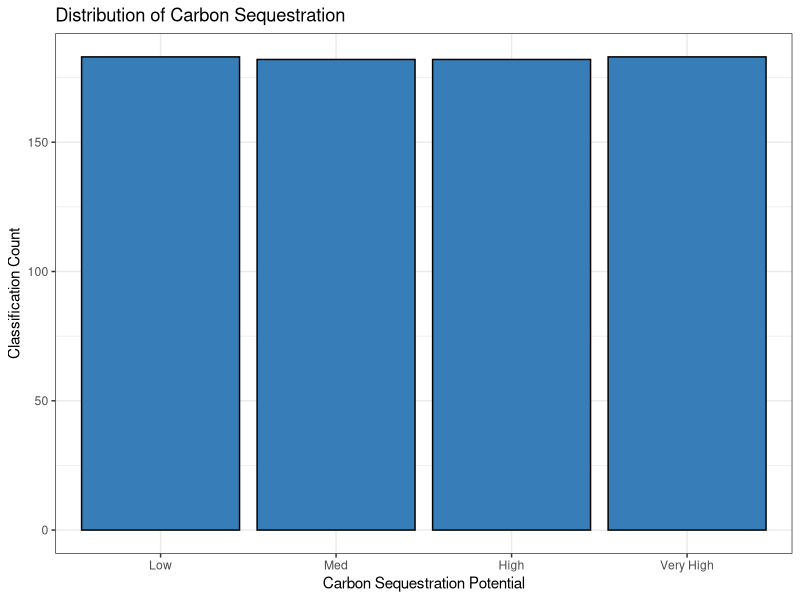
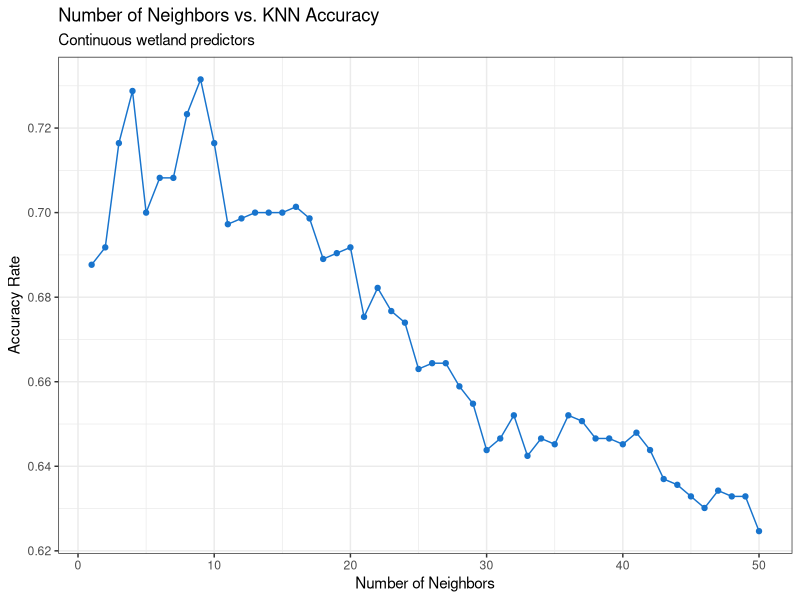
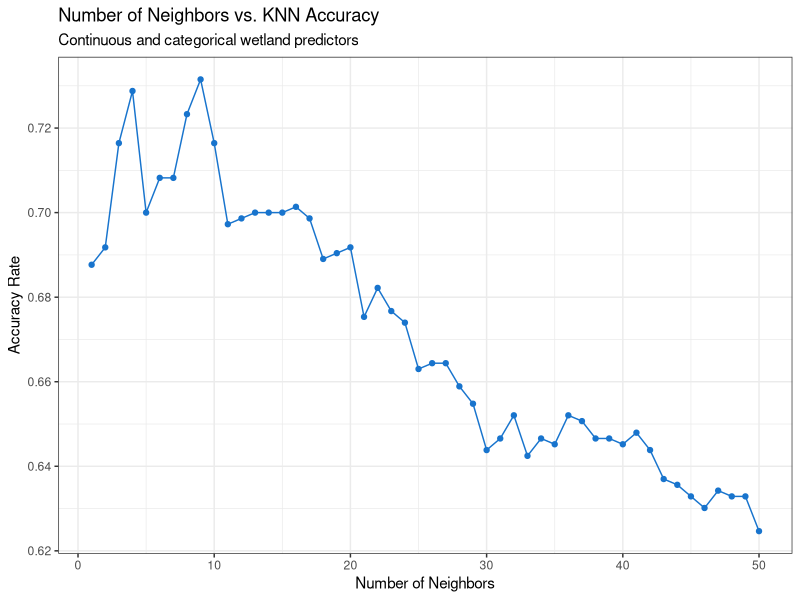
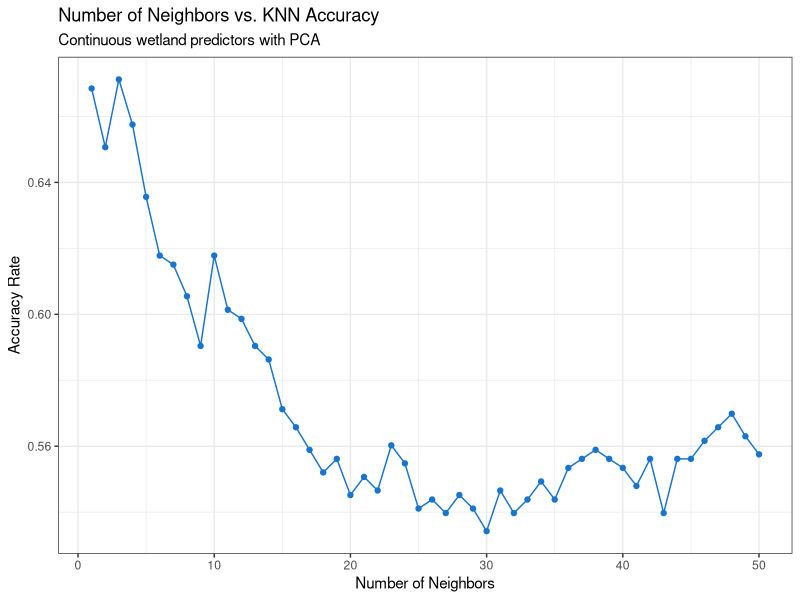
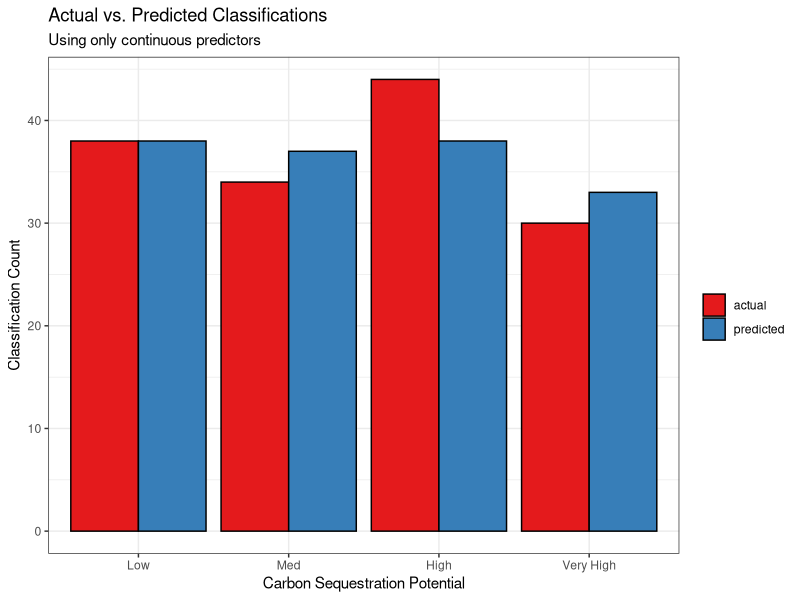
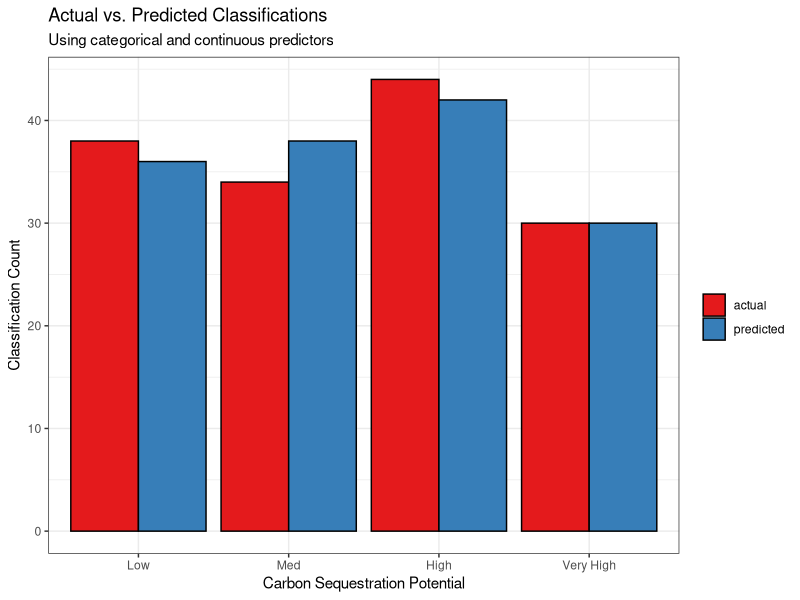
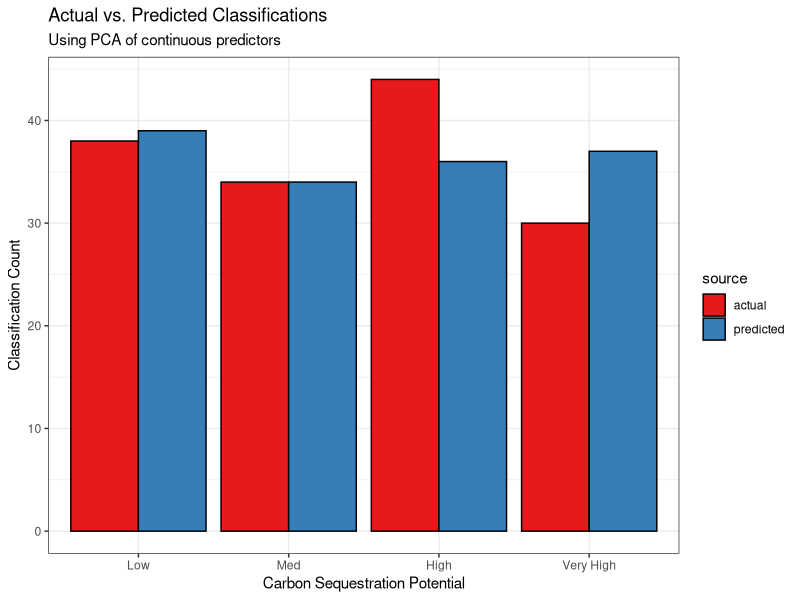
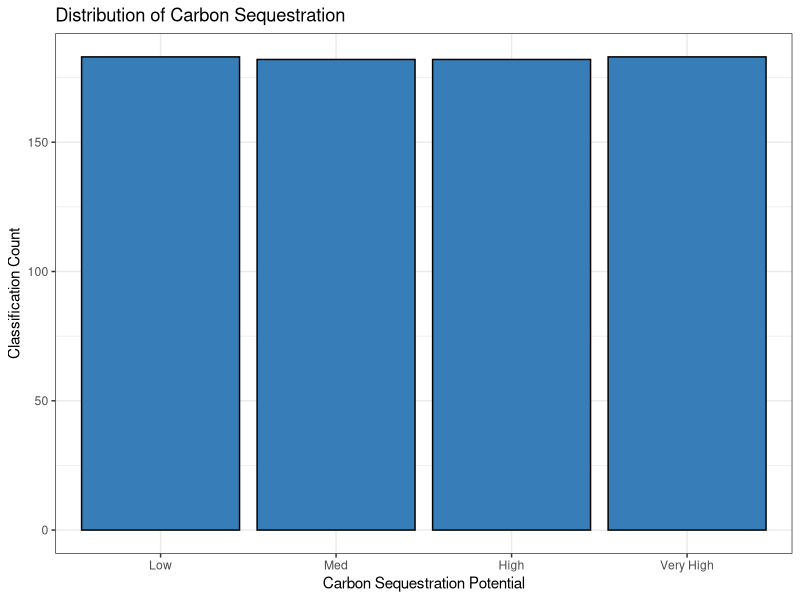

R code for these plots, in order:
# Preamble ----
# This program uses environmental parameters to predict the potential of 
# wetland environments in the Pacific Northwest as carbon sinks using KNN
# classification.
#
# Author: Pat McCornack
# Date: 12/12/2022
#
# Data sourced from:
# Boone Kauffman, J., et al. Dataset: Carbon Stocks in 
# Seagrass Meadows, Emergent Marshes, and Forested Tidal Swamps of the Pacific
# Northwest. 2, Smithsonian Environmental Research Center, 11 Aug. 2020,
# doi:10.25573/serc.12640172.v2. 
# ----

# Load in Libraries
library(tidyverse)
library(dplyr)
library(zoo)
library(ggplot2)
library(class)
library(lattice)
library(caret)

## User Defined Functions ----
# min.max.norm used to normalize data using min-max normalization
min.max.norm <- function(x) {
  y <- (x - min(x)) / (max(x) - min(x))   
  return(y)
}

## Data Pre-Processing ---- 
# Shape the data into a dataframe that will be used to create classifications

# Read in data
setwd('./data/')
depth.series <- read_csv("kauffman_et_al_2020_depthseries.csv", show_col_types = F)
cores <- read_csv("kauffman_et_al_2020_cores.csv", show_col_types = F)

# Subset each dataframe to relevant variables
depth.series <- select(depth.series, -'depth_min', -'depth_max',
                       -'depth_interval_notes', -'representative_depth_max')
cores <- select(cores, 3, 9, 13, 16, 19:20)


# Remove observations with NAs from core dataframe
cores <- mutate(cores, core_elevation = na.approx(core_elevation))  # Interpolate where possible
cores <- na.omit(cores)  # Remove the rest


# Merge datasets and create factor variables
df <- merge(cores, depth.series, by = 'core_id')
df$vegetation_class <- as.factor(df$vegetation_class)
df$salinity_class <- as.factor(df$salinity_class)

## Create classes out of fraction_carbon - this will be response
fc.summary <- summary(df$fraction_carbon)
df$carbon_class <- cut(df$fraction_carbon,
                       breaks = c(0, fc.summary[2], fc.summary[3], fc.summary[5], 1),
                       labels = c('Low', 'Med', 'High', 'Very High'))

# Normalize the data using min-max normalization
df <- df %>% mutate_at(min.max.norm,
                       .vars = vars(core_elevation, porewater_salinity, pH,
                                    dry_bulk_density, representative_depth_min))


## Plot the class distribution

ggplot(data = df, aes(x = carbon_class)) +
  geom_bar(color = "black", fill = "#377eb8") +
  labs(title = "Distribution of Carbon Sequestration ",
       x = 'Carbon Sequestration Potential',
       y = 'Classification Count') +
  theme_bw() 

ggsave('./plots/true_class_distribution.jpg',  width = 4.5, height = 3.00)

## CV of multiple models ----
# The number of neighbors is chosen using cross-validation

knn.labels <- select(df, carbon_class)

# Continous variables only:
knn.cont <- select(df, c(core_elevation, porewater_salinity, pH,
                         dry_bulk_density, representative_depth_min))

# With categorical variables as dummies
knn.d.predictors <- select(df, c(-core_id, -study_id, -site_id, -carbon_class, -fraction_carbon))

# Encode the dummy variables
dummies <- dummyVars(~., data=knn.d.predictors)
knn.d.predictors <- data.frame(predict(dummies, knn.d.predictors))


# Cross-validation
k.fold <- 5  # Number of folds
k.neighbor <- c(1:50)
ncv <- ceiling(nrow(knn.cont) / k.fold)  # Number of observations per fold
cv.ind <- rep(1:k.fold, ncv)  # Used to assign observations to folds
set.seed(1234)
cv.ind.rand <- sample(cv.ind, nrow(knn.cont)) # Randomize the folds

cv.accuracy <- c() # Tracks results of each round of cross-validation
k.accuracy <- c() # Tracks results of KNN with each # neighbors 

cv.d.accuracy <- c() # Cross-validation with dummy variables
k.d.accuracy <- c() # Number neighbors with dummy variables

# CV Loop
for(i in k.neighbor){  # For each number of neighbors 
  for(j in 1:k.fold){  # For each fold
    set.seed(1234)
    # Continuous model
    knn.train.pred <- knn.cont[cv.ind.rand != j, ]  # Training dataset
    knn.test.pred <- knn.cont[cv.ind.rand == j, ]  # Testing dataset
    
    # With categorical model
    knn.d.train.pred <- knn.d.predictors[cv.ind.rand != j, ]  # Training dataset
    knn.d.test.pred <- knn.d.predictors[cv.ind.rand == j, ]  # Testing dataset
   
    knn.train.lab <- knn.labels[cv.ind.rand != j, ]
    knn.test.lab <- knn.labels[cv.ind.rand == j, ]
    
    # Continuous KNN model
    label.pred <- knn(knn.train.pred, knn.test.pred, knn.train.lab, k = i) 
    
    # Categorical KNN model
    label.d.pred <- knn(knn.d.train.pred, knn.d.test.pred, knn.train.lab, k = i)
    
    # Number correct over total number observations
    accuracy <- (sum(diag(table(knn.test.lab, label.pred)))) / length(knn.test.lab)
    accuracy.d <- (sum(diag(table(knn.test.lab, label.d.pred)))) / length(knn.test.lab)
    cv.accuracy[j] <- accuracy
    cv.d.accuracy[j] <- accuracy.d
  }
  k.accuracy[i] <- mean(cv.accuracy) 
  k.d.accuracy[i] <- mean(cv.d.accuracy)
}

# Gather results
results <- data.frame(rbind(max(k.accuracy), which.max(k.accuracy)), row.names = c('max.accuracy','max.neighbors'))
colnames(results)[1] <- 'KNN.continuous'
results$KNN.all <- c(max(k.d.accuracy), which.max(k.d.accuracy))

# Label results using optimal model
label.pred <- knn(knn.train.pred, knn.test.pred, knn.train.lab, k = which.max(k.accuracy)) 
knn.cont.labels <- data.frame(actual = knn.test.lab, predicted = label.pred)
knn.cont.labels <- pivot_longer(knn.cont.labels, cols = c('actual', 'predicted'), names_to = 'source', values_to = 'class')


label.d.pred <- knn(knn.d.train.pred, knn.d.test.pred, knn.train.lab, k = which.max(k.d.accuracy))
knn.all.labels <- data.frame(actual = knn.test.lab, predicted = label.d.pred)
knn.all.labels <- pivot_longer(knn.all.labels, cols = c('actual', 'predicted'), names_to = 'source', values_to = 'class')

error <- data.frame(k.neighbor, k.accuracy)
ggplot(data = error, aes(x=k.neighbor, y = k.accuracy)) +
  geom_point(color = 'dodgerblue3') +
  geom_line(color = 'dodgerblue3') + 
  labs(title = 'Number of Neighbors vs. KNN Accuracy',
       subtitle = 'Continuous wetland predictors',
       x = 'Number of Neighbors',
       y = 'Accuracy Rate') +
  theme_bw()
ggsave('./plots/num_neighbors/continous_KNN.jpg', width = 4.5, height = 3.00)

error.d <- data.frame(k.neighbor, k.d.accuracy)
ggplot(data = error.d, aes(x=k.neighbor, y = k.accuracy)) +
  geom_point(color = 'dodgerblue3') +
  geom_line(color = 'dodgerblue3') + 
  labs(title = 'Number of Neighbors vs. KNN Accuracy',
       subtitle = 'Continuous and categorical wetland predictors',
       x = 'Number of Neighbors',
       y = 'Accuracy Rate') +
  theme_bw()
ggsave('./plots/num_neighbors/all_KNN.jpg', width = 4.5, height = 3.00)

## CV of continuous data with PCA ----
# The number of neighbors is chosen using cross-validation

knn.labels <- select(df, carbon_class)

# Perform PCA on the training data
# Over 95% of variance is explained by first 3 PCs 
knn.cont <- select(df, c(core_elevation, porewater_salinity, pH,
                         dry_bulk_density, representative_depth_min))
knn.cont <- prcomp(knn.cont, center = FALSE, scale = FALSE)
summary(knn.cont)
knn.cont <- knn.cont$x[,1:3]

# Cross-validation
k.fold <- 5  # Number of folds
k.neighbor <- c(1:50)
ncv <- ceiling(nrow(knn.cont) / k.fold)  # Number of observations per fold
cv.ind <- rep(1:k.fold, ncv)  # Used to assign observations to folds
set.seed(1234)
cv.ind.rand <- sample(cv.ind, nrow(knn.cont)) # Randomize the folds

cv.accuracy <- c() # Tracks results of each round of cross-validation
k.accuracy <- c() # Tracks results of KNN with each # neighbors 

# CV Loop
for(i in k.neighbor){  # For each number of neighbors 
  for(j in 1:k.fold){  # For each fold
    set.seed(1234)
    # Continuous model
    knn.train.pred <- knn.cont[cv.ind.rand != j, ]  # Training dataset
    knn.test.pred <- knn.cont[cv.ind.rand == j, ]  # Testing dataset
    
    knn.train.lab <- knn.labels[cv.ind.rand != j, ]
    knn.test.lab <- knn.labels[cv.ind.rand == j, ]
    
    # Continuous KNN model
    label.pred <- knn(knn.train.pred, knn.test.pred, knn.train.lab, k = i) 

    # Number correct over total number observations
    accuracy <- (sum(diag(table(knn.test.lab, label.pred)))) / length(knn.test.lab)
    cv.accuracy[j] <- accuracy

  }
  k.accuracy[i] <- mean(cv.accuracy) 
}

error.pca <- data.frame(k.neighbor, k.accuracy)
ggplot(data = error.pca, aes(x=k.neighbor, y = k.accuracy)) +
  geom_point(color = 'dodgerblue3') +
  geom_line(color = 'dodgerblue3') + 
  labs(title = 'Number of Neighbors vs. KNN Accuracy',
       subtitle = 'Continuous wetland predictors with PCA',
       x = 'Number of Neighbors',
       y = 'Accuracy Rate') +
  theme_bw()
ggsave('./plots/num_neighbors/pca_KNN.jpg', width = 4.5, height = 3.00)

# Gather Results
results$KNN.PCA.cont <- c(max(k.accuracy), which.max(k.accuracy))

label.pred <- knn(knn.train.pred, knn.test.pred, knn.train.lab, k = which.max(k.accuracy)) 
knn.pca.labels <- data.frame(actual = knn.test.lab, predicted = label.pred)
knn.pca.labels <- pivot_longer(knn.pca.labels, cols = c('actual', 'predicted'), names_to = 'source', values_to = 'class')


## Visually analyze all results ----
ggplot(data = knn.cont.labels, aes(x = class, fill = source)) +
  geom_bar(position = 'dodge', color = "black") +
  scale_fill_brewer(palette = 'Set1') +
  labs(title = "Actual vs. Predicted Classifications",
       subtitle = "Using only continuous predictors",
       x = 'Carbon Sequestration Potential',
       y = 'Classification Count') +
  theme_bw() +
  guides(fill=guide_legend(""))
ggsave('./plots/predictions/continous_predictions.jpg', width = 4.5, height = 3.00)

ggplot(data = knn.all.labels, aes(x = class, fill = source)) +
  geom_bar(position = 'dodge', color = "black") +
  scale_fill_brewer(palette = 'Set1') +
  labs(title = "Actual vs. Predicted Classifications",
       subtitle = "Using categorical and continuous predictors",
       x = 'Carbon Sequestration Potential',
       y = 'Classification Count') +
  theme_bw() +
  guides(fill=guide_legend(""))
ggsave('./plots/predictions/all_predictions.jpg', width = 4.5, height = 3.00)

ggplot(data = knn.pca.labels, aes(x = class, fill = source)) +
  geom_bar(position = 'dodge', color = "black") +
  scale_fill_brewer(palette = 'Set1') +
  labs(title = "Actual vs. Predicted Classifications",
       subtitle = "Using PCA of continuous predictors",
       x = 'Carbon Sequestration Potential',
       y = 'Classification Count') +
  theme_bw()
ggsave('./plots/predictions/pca_predictions.jpg', width = 4.5, height = 3.00)

# Export results 
write.csv(results, './results.csv', row.names = T)

